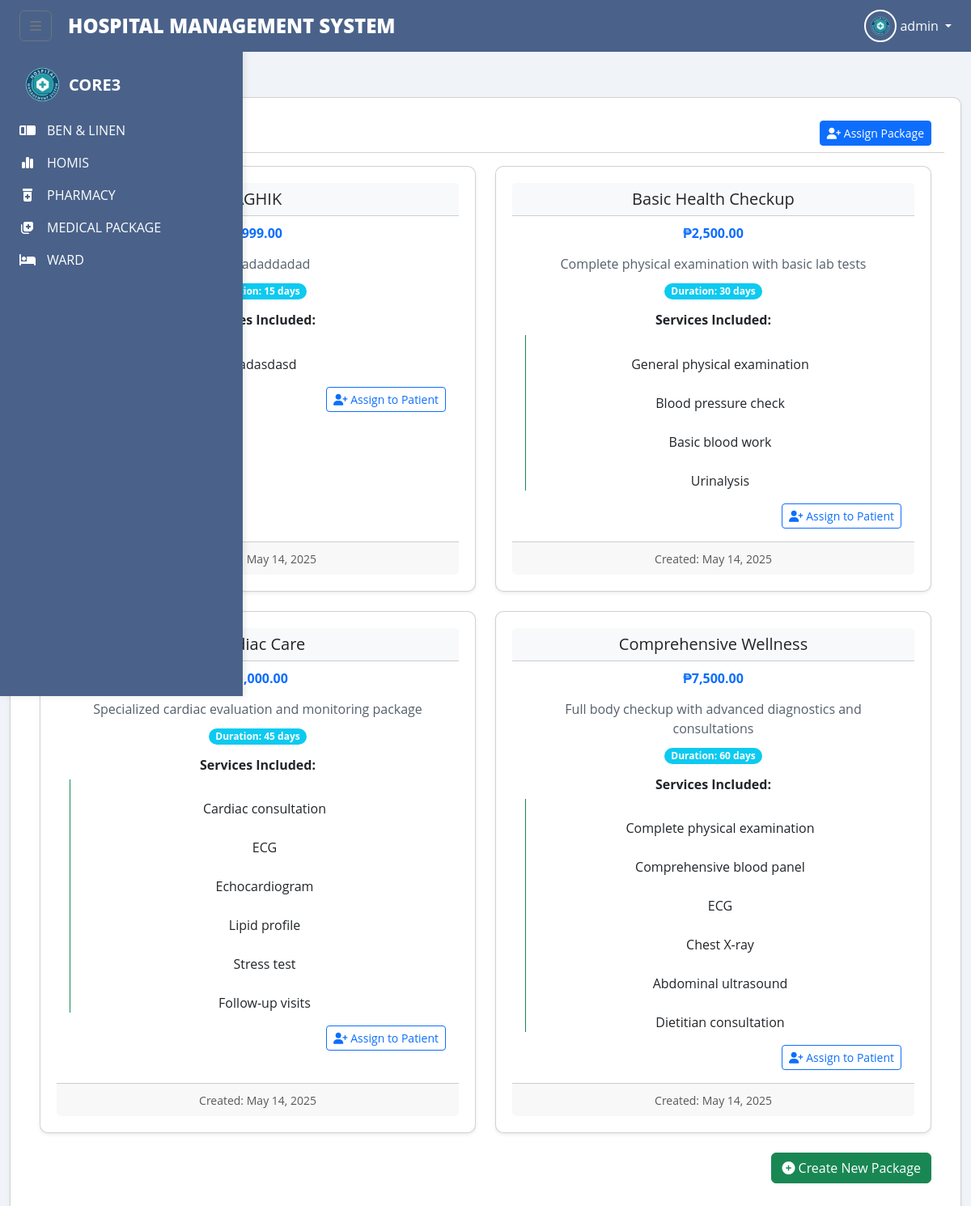
The app's page /package_list.php (signed in) with its own data.
### tables this page shows
CREATE TABLE `medical_packages` (
  `package_id` int(11) NOT NULL,
  `package_name` varchar(255) NOT NULL,
  `description` text NOT NULL,
  `price` decimal(10,2) NOT NULL,
  `duration` int(11) NOT NULL,
  `services` text NOT NULL,
  `created_at` timestamp NOT NULL DEFAULT current_timestamp(),
  `updated_at` timestamp NOT NULL DEFAULT current_timestamp() ON UPDATE current_timestamp()
);

### package_list.php (the view, shortened to what this page needs)
<?php
include 'config.php';
$packages = [];
$query = "SELECT * FROM medical_packages ORDER BY price";
$result = $conn->query($query);
if ($result && $result->num_rows > 0) {
    while ($row = $result->fetch_assoc()) {
        $packages[] = $row;
    }
}
?>
<!DOCTYPE html>
<html lang="en">
<head>
    <link href="https://cdn.jsdelivr.net/npm/bootstrap@5.3.3/dist/css/bootstrap.min.css" rel="stylesheet">
    <link rel="stylesheet" href="https://cdnjs.cloudflare.com/ajax/libs/font-awesome/6.5.2/css/all.min.css">
    <link href='https://unpkg.com/boxicons@2.1.4/css/boxicons.min.css' rel='stylesheet'>
    <link rel="stylesheet" href="../components/tm.css">
</head>
<body>
    <?php include_once 'index.php'; ?>
    <div class="container-fluid py-4">
        <div class="row">
            <div class="col-12">
                <div class="card shadow-sm">
                    <div class="card-header bg-white d-flex justify-content-between align-items-center">
                        <h5 class="mb-0">Medical Package List</h5>
                        <a href="patient_package.php" class="btn btn-primary btn-sm">
                            <i class="fas fa-user-plus"></i> Assign Package
                        </a>
                    </div>
                    <div class="card-body">
                        <?php if (count($packages) > 0): ?>
                            <div class="row row-cols-1 row-cols-md-2 g-4 mb-4">
                                <?php foreach ($packages as $package): ?>
                                    <div class="col">
                                        <div class="card h-100 shadow-sm package-card">
                                            <div class="card-header bg-light">
                                                <h5 class="card-title mb-0"><?php echo htmlspecialchars($package['package_name']); ?></h5>
                                            </div>
                                            <div class="card-body">
                                                <h6 class="card-subtitle mb-3 text-primary fw-bold">₱<?php echo number_format($package['price'], 2); ?></h6>
                                                <p class="card-text"><?php echo htmlspecialchars($package['description']); ?></p>
                                                <div class="mb-3">
                                                    <span class="badge bg-info rounded-pill">Duration: <?php echo $package['duration']; ?> days</span>
                                                </div>
                                                <h6 class="fw-bold">Services Included:</h6>
                                                <div class="services-list mb-3 ps-3 border-start border-success">
                                                    <?php echo nl2br(htmlspecialchars($package['services'])); ?>
                                                </div>
                                                <div class="text-end">
                                                    <a href="patient_package.php" class="btn btn-outline-primary btn-sm">
                                                        <i class="fas fa-user-plus"></i> Assign to Patient
                                                    </a>
                                                </div>
                                            </div>
                                            <div class="card-footer text-muted">
                                                <small>Created: <?php echo date('M d, Y', strtotime($package['created_at'])); ?></small>
                                            </div>
                                        </div>
                                    </div>
                                <?php endforeach; ?>
                            </div>
                        <?php endif; ?>
                        <div class="text-end">
                            <a href="package_creation.php" class="btn btn-success">
                                <i class="fas fa-plus-circle"></i> Create New Package
                            </a>
                        </div>
                    </div>
                </div>
            </div>
        </div>
    </div>
</body>
</html>

### package_list.php (style rules this page uses)
.package-card { transition: transform 0.3s ease-in-out; }
.services-list { white-space: pre-line; }

### index.php (style rules this page uses)
body { font-family: 'Open Sans', sans-serif; background-color: #F0F4F8; }
.card { background-color: #fff; border-radius: 10px; box-shadow: 0 6px 12px rgba(0,0,0,0.08); padding: 20px; flex: 1 1 250px; text-align: center; transition: transform 0.3s, box-shadow 0.3s; }
.card p { margin: 8px 0; color: #555F6B; }

### records on screen
medical_packages: package_name "AGHIK", price "999.00", description "asdadadaddadad", duration "15", services "sadasdasd", created_at "May 14, 2025"
medical_packages: package_name "Basic Health Checkup", price "2,500.00", description "Complete physical examination with basic lab tests", duration "30", services "General physical examination Blood pressure check Basic blood work Urinalysis", created_at "May 14, 2025"
medical_packages: package_name "Cardiac Care", price "5,000.00", description "Specialized cardiac evaluation and monitoring package", duration "45", services "Cardiac consultation ECG Echocardiogram Lipid profile Stress test Follow-up visits", created_at "May 14, 2025"
medical_packages: package_name "Comprehensive Wellness", price "7,500.00", description "Full body checkup with advanced diagnostics and consultations", duration "60", services "Complete physical examination Comprehensive blood panel ECG Chest X-ray Abdominal ultrasound Dietitian consultation", created_at "May 14, 2025"

### other values on screen
$_SESSION['account_type'] "admin"
